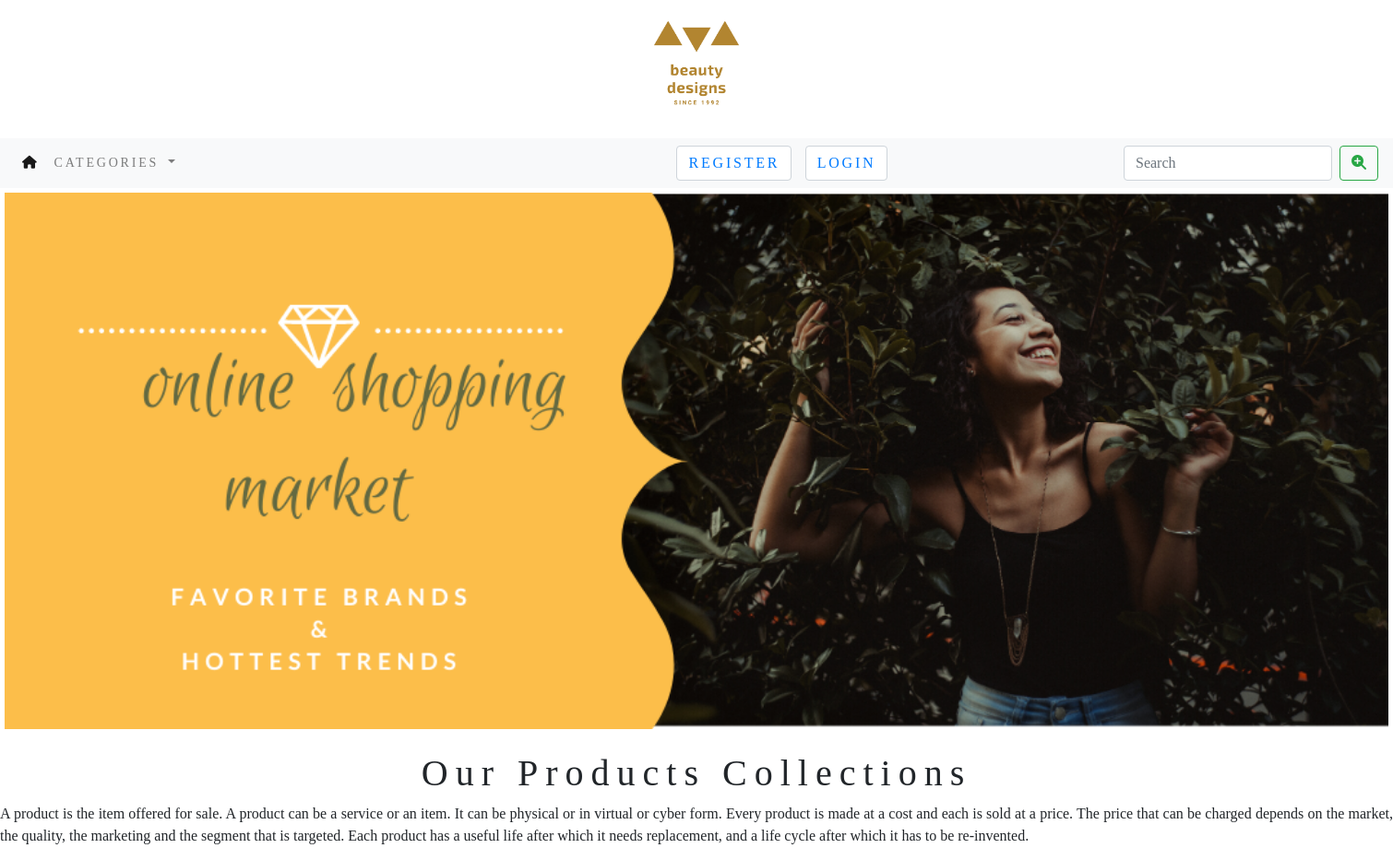
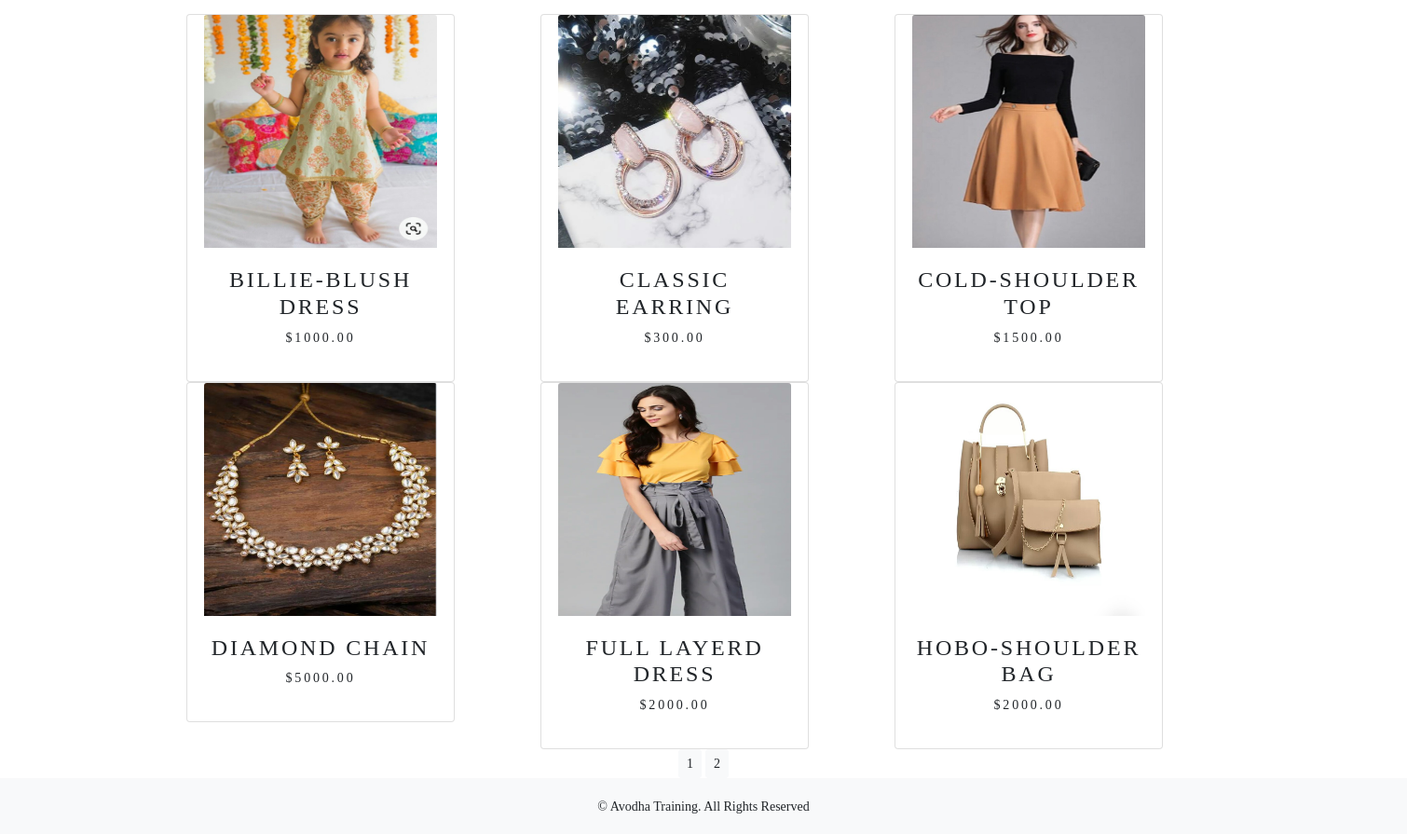
The app's page /ecommerceapp/ with its own data (2 pictures, top to bottom).
### ecommerceapp/models.py (models this page shows, shortened)
class Product(models.Model):
    name=models.CharField(max_length=250,unique=True)
    slug=models.SlugField(max_length=250,unique=True)
    desc=models.TextField(blank=True)
    image=models.ImageField(upload_to='product')
    category=models.ForeignKey(Category,on_delete=models.CASCADE)
    price=models.DecimalField(max_digits=10,decimal_places=2)
    stock=models.IntegerField()
    available=models.BooleanField(default=True)
    created_on=models.DateTimeField(auto_now=True)
    updated_on=models.DateTimeField(auto_now=True)
    class Meta:
        ordering = ('name',)
        verbose_name = 'product'
        verbose_name_plural = 'products'
    def get_url(self):
        return reverse("ecommerceapp:ProdCatDetail",args=[self.category.slug,self.slug])

### ecommerceapp/views.py (the view)
# urls.py: path('',views.AllProdCat,name='AllProdCat'),
def AllProdCat(request, c_slug=None):
    global products
    c_page=None
    products_list=None
    if c_slug!=None:
        c_page=get_object_or_404(Category,slug=c_slug)
        products_list = Product.objects.filter(category=c_page,available=True)
    else:
        products_list = Product.objects.all().filter(available=True)
    paginator = Paginator(products_list, 6)
    try:
        page = int(request.GET.get('page','1'))
    except:
        page = 1
    try:
        products = paginator.page(page)
    except(EmptyPage, InvalidPage):
        products = paginator.page(paginator.num_pages)
    return render(request,'category.html', {'category': c_page,'products': products})

### cart/context_processors.py (called while the page is built)
def counter(request):
    item_count=0
    if 'admin' in request.path:
        return {}
    else:
        try:
            cart=Cart.objects.filter(cart_id=_cart_id(request))
            cart_items=CartItems.objects.all().filter(cart=cart[:1])
            for cart_item in cart_items:
                item_count += cart_item.quantity
        except Cart.DoseNotExist:
            item_count=0
        return dict(item_count=item_count)

### cart/views.py (called while the page is built)
def _cart_id(request):
    cart = request.session.session_key
    if not cart:
        cart = request.session.create()
    return cart

### ecommerceapp/context_processors.py (called while the page is built)
def menu_links(request):
    links=Category.objects.all()
    return dict(links=links)

### ecommerceapp/models.py (called while the page is built)
    def get_url(self):
        return reverse("ecommerceapp:products_by_category",args=[self.slug])

### ecommerceapp/templates/category.html (shortened to what this page needs)
{% extends 'base.html' %}
{% load static %}
{% block content %}
<div class="mx-auto">
         {% if category %}
         <img class="my_image" src="{{category.image.url}}" alt="{{category.name}}" style="width:100%;">
</div><br>
<div>
    <h1 class="text-center my_title">{{category.name}}</h1>
    <p class="text-justify">{{category.desc}}</p>
</div>
         {% else %}
<div>
 <center> <img class="my_image my_image_padding" src="{% static 'img/banner1.png' %}" alt="" style="width:1500px;"></center>
</div>
<br>
<div>
    <h1 class="text-center my_title">Our Products Collections</h1>
    <p class="text-justify">A product is the item offered for sale. A product can be a service or an item. It can be physical or in virtual or cyber form. Every product is made at a cost and each is sold at a price. The price that can be charged depends on the market, the quality, the marketing and the segment that is targeted. Each product has a useful life after which it needs replacement, and a life cycle after which it has to be re-invented.</p>
</div>
         {% endif %}
<div class="container">
    <div class="row max-auto">
        {% for product in products.object_list %}
        <div class=" my_bottom
        _margin col-9 col-sm-12 col-md-4 col-lg-4">
            <div class="card text-center " style="width: 18rem;">
                <a href="{{product.get_url}}"><img class="card-img-top my_image"   src="{{product.image.url}}" style="height:250px;width:250px" alt="{{product.name}}" >
                </a>
                <div class="card-body">
                    <h4>{{product.name}}</h4>
                    <p>${{product.price}}</p>
                </div>
            </div>
        </div>
        {% endfor %}
    </div>
    <div class="mx-auto">
<div class="text-center">
        {% for pg in products.paginator.page_range %}
        <a href="?page={{pg}}" class="btn btn-light btn-sm {% if products.number == pg %} activate {% endif %}">{{pg}}</a>
        {% endfor %}
 </div>
    </div>
</div>
{% endblock %}

### ecommerceapp/templates/base.html (shortened to what this page needs)
{% load static %}
<!DOCTYPE html>
<html lang="en">
<head>
    <link rel="stylesheet" href="{%  static 'css/bootstrap.min.css' %}" >
     <link rel="stylesheet" href="{%  static 'css/custom.css' %}" >
</head>
<body>
<div>
    {% include 'header.html' %}
    {% include 'navbar.html' %}
    {% block content %}
    {% endblock %}
</div>
{% include 'footer.html' %}
</body>
</html>

### ecommerceapp/templates/header.html
{% load static %}
<div>
   <center><img src="{% static 'img/logoss.png' %}" alt="this is logo"
                 style="height:150px;width:150px;"></center>
</div>

### ecommerceapp/templates/navbar.html (shortened to what this page needs)
<nav class="navbar navbar-expand-lg navbar-light bg-light">
  <div class="collapse navbar-collapse" id="navbarSupportedContent">
    <ul class="navbar-nav mr-auto">
      <li class="nav-item active">
        <a class="nav-link" href="{% url 'ecommerceapp:AllProdCat' %}"><i class="fas fa-home"></i> <span class="sr-only">(current)</span></a>
      </li>
         <li class="nav-item dropdown">
        <a class="nav-link dropdown-toggle" href="#" id="navbarDropdown" role="button" data-toggle="dropdown" aria-haspopup="true" aria-expanded="false">
           categories
        </a>
         </li>
        <form class="form-inline my-2 my-lg-0">
            <ul class="navbar-nav mr-auto">
              <li class="nav-item active">
                   {% if user.is_authenticated %}
                  &nbsp;&nbsp;&nbsp;&nbsp;&nbsp;&nbsp;&nbsp;&nbsp;&nbsp;&nbsp;&nbsp;&nbsp;&nbsp;&nbsp;&nbsp;&nbsp;
                  &nbsp;&nbsp;&nbsp;&nbsp;&nbsp;&nbsp;&nbsp;&nbsp;&nbsp;&nbsp;&nbsp;&nbsp;&nbsp;&nbsp;&nbsp;
                  &nbsp;&nbsp;&nbsp;&nbsp;&nbsp;&nbsp;&nbsp;&nbsp;&nbsp;&nbsp;&nbsp;&nbsp;&nbsp;&nbsp;&nbsp;
                  &nbsp;&nbsp;&nbsp;&nbsp;&nbsp;&nbsp;&nbsp;&nbsp;&nbsp;&nbsp;&nbsp;&nbsp;&nbsp;&nbsp;&nbsp;
                  &nbsp;&nbsp;&nbsp;&nbsp;&nbsp;&nbsp;&nbsp;&nbsp;
                  <span class="form-control mr-sm-2 ">hai &nbsp;&nbsp;{{user.username}}</span>
					  <a href="/accounts/logout">logout</a>
					{% else %}
					    <span class="form-control mr-sm-2 "><a href="/accounts/register">Register</a> </span>
                 	    <span class="form-control mr-sm-2 " ><a href="/accounts/login">login</a> </span>
					{% endif %}
              </li>
            </ul>
            </form>
    </ul>
    <form class="form-inline my-2 my-lg-0" action="{% url 'search_app:SearchResult' %}" method="get">
      <input class="form-control mr-sm-2" type="search" placeholder="Search" aria-label="Search" name="q">
      <button class="btn btn-outline-success my-2 my-sm-0" type="submit"><i class="fas fa-search-plus"></i></button>
    </form>
  </div>
</nav>

### ecommerceapp/templates/footer.html
<div class="footer navbar-fixed-bottom my_footer">
    <p class="text-center">&copy; Avodha Training. All Rights Reserved</p>
</div>

### static/css/custom.css (style rules this page uses)
body { font-family: 'Averia Serif Libre', cursive; }
.nav-item { letter-spacing: .2em; font-size: 14px; text-transform: uppercase; }
.my_footer { background-color:#f8f9fa; height:60px; }
.my_footer p { padding-top: 20px; font-size: 14px; }
.my_image { width=100%; height=auto; }
.my_title { font-size:16px text-transform:uppercase; letter-spacing: .2em; }
.my_image_padding { padding-top:5px; }
.card-body { font-size:14px; text-transform:uppercase; letter-spacing:.2em; }

### records on screen
Product: image (picture), name "BILLIE-BLUSH DRESS", price "1000.00"
Product: image (picture), name "CLASSIC EARRING", price "300.00"
Product: image (picture), name "COLD-SHOULDER TOP", price "1500.00"
Product: image (picture), name "DIAMOND CHAIN", price "5000.00"
Product: image (picture), name "FULL LAYERD DRESS", price "2000.00"
Product: image (picture), name "HOBO-SHOULDER BAG", price "2000.00"

### other values on screen
{{ pg }} "1" "2"
